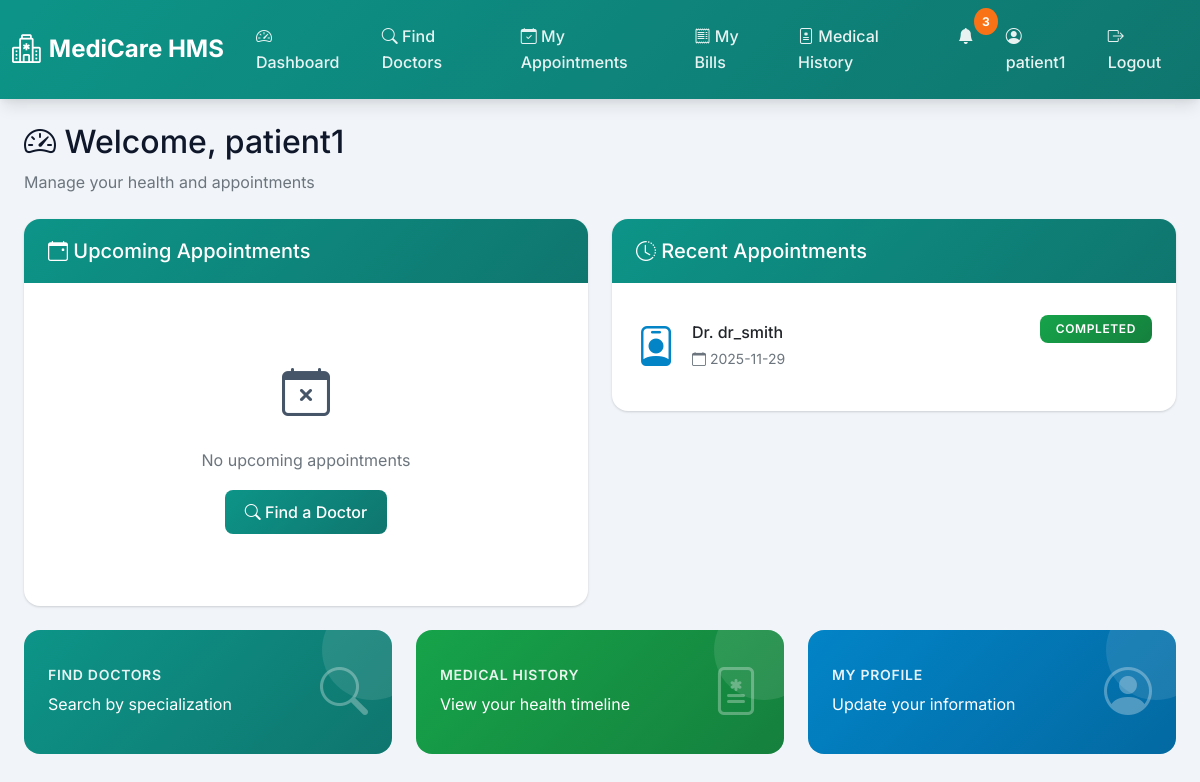
Screenshot of /patient/dashboard (signed in) with the database file from the repository.
### models.py (models this page shows, shortened)
class Appointment(db.Model):
    __tablename__ = 'appointments'
    id = db.Column(db.Integer, primary_key=True)
    doctor_id = db.Column(db.Integer, db.ForeignKey('doctors.id'), nullable=False)
    patient_id = db.Column(db.Integer, db.ForeignKey('patients.id'), nullable=False)
    appointment_date = db.Column(db.Date, nullable=False)
    appointment_time = db.Column(db.Time, nullable=False)
    status = db.Column(db.String(20), default='Booked')  # Booked, Completed, Cancelled
    created_at = db.Column(db.DateTime, default=datetime.utcnow)
    treatment = db.relationship('Treatment', backref='appointment', uselist=False, cascade='all, delete-orphan')
    rating = db.relationship('Rating', backref='appointment', uselist=False, cascade='all, delete-orphan')

class User(db.Model):
    __tablename__ = 'users'
    id = db.Column(db.Integer, primary_key=True)
    username = db.Column(db.String(80), unique=True, nullable=False)
    password_hash = db.Column(db.String(255), nullable=False)
    email = db.Column(db.String(120), unique=True, nullable=False)
    phone = db.Column(db.String(20))
    role = db.Column(db.String(20), nullable=False)  # admin, doctor, patient
    full_name = db.Column(db.String(150))
    date_of_birth = db.Column(db.Date)
    gender = db.Column(db.String(10))
    address = db.Column(db.Text)
    profile_image = db.Column(db.String(255))
    is_active = db.Column(db.Boolean, default=True)
    created_at = db.Column(db.DateTime, default=datetime.utcnow)
    last_login = db.Column(db.DateTime)

### routes/patient.py (the view)
@bp.route('/dashboard')
@role_required('patient')
def dashboard():
    patient = Patient.query.filter_by(user_id=session['user_id']).first()
    today = date.today()
    upcoming = Appointment.query.filter(
        Appointment.patient_id == patient.id,
        Appointment.appointment_date >= today
    ).filter(Appointment.status != 'Cancelled').order_by(Appointment.appointment_date).all()
    recent = Appointment.query.filter_by(patient_id=patient.id).order_by(
        Appointment.appointment_date.desc()
    ).limit(5).all()
    return render_template('patient/dashboard.html',
                         upcoming_appointments=upcoming,
                         recent_appointments=recent)

### app.py (called while the page is built)
@app.context_processor
def inject_notifications():
    if 'user_id' in session:
        from utils.notifications import get_unread_count
        return {'unread_count': get_unread_count(session['user_id'])}
    return {'unread_count': 0}

### utils/auth.py (called while the page is built)
def role_required(role):
    def decorator(f):
        @wraps(f)
        def decorated_function(*args, **kwargs):
            if 'user_id' not in session:
                flash('Please log in to access this page.', 'error')
                return redirect(url_for('shared.login'))
            if session.get('role') != role:
                flash('You do not have permission to access this page.', 'error')
                return redirect(url_for('shared.login'))
            return f(*args, **kwargs)
        return decorated_function
    return decorator

### utils/notifications.py (called while the page is built)
def get_unread_count(user_id):
    return Notification.query.filter_by(user_id=user_id, is_read=False).count()

### templates/patient/dashboard.html (shortened to what this page needs)
{% extends "base.html" %}
{% block content %}
<div class="container-fluid">
    <div class="mb-4">
        <h2><i class="bi bi-speedometer2"></i> Welcome, {{ session.username }}</h2>
        <p class="text-muted mb-0">Manage your health and appointments</p>
    </div>
    <div class="row g-4 mb-4">
        <div class="col-md-6">
            <div class="card">
                <div class="card-header bg-primary text-white">
                    <h5 class="mb-0"><i class="bi bi-calendar-event"></i> Upcoming Appointments</h5>
                </div>
                <div class="card-body">
                    {% if upcoming_appointments %}
                    <div class="list-group list-group-flush">
                        {% for appointment in upcoming_appointments %}
                        <div class="list-group-item px-0">
                            <div class="d-flex justify-content-between align-items-start mb-2">
                                <div class="d-flex align-items-center flex-grow-1">
                                    <i class="bi bi-person-badge me-3" style="font-size: 2.5rem; color: var(--primary-color);"></i>
                                    <div>
                                        <h6 class="mb-1">Dr. {{ appointment.doctor.user.username }}</h6>
                                        <span class="badge bg-primary mb-2">{{ appointment.doctor.specialization }}</span>
                                        <br>
                                        <small class="text-muted">
                                            <i class="bi bi-calendar"></i> {{ appointment.appointment_date }}
                                            | <i class="bi bi-clock"></i> {{ appointment.appointment_time.strftime('%H:%M') }}
                                        </small>
                                    </div>
                                </div>
                                <span class="badge bg-{{ 'success' if appointment.status == 'Completed' else 'warning' }}">
                                    {{ appointment.status }}
                                </span>
                            </div>
                        </div>
                        {% endfor %}
                    </div>
                    <div class="mt-3">
                        <a href="{{ url_for('patient.appointments') }}" class="btn btn-primary btn-sm w-100">
                            <i class="bi bi-calendar-check"></i> View All Appointments
                        </a>
                    </div>
                    {% else %}
                    <div class="text-center py-5">
                        <i class="bi bi-calendar-x" style="font-size: 3rem; color: var(--text-secondary);"></i>
                        <p class="text-muted mt-3 mb-3">No upcoming appointments</p>
                        <a href="{{ url_for('patient.search_doctors') }}" class="btn btn-primary">
                            <i class="bi bi-search"></i> Find a Doctor
                        </a>
                    </div>
                    {% endif %}
                </div>
            </div>
        </div>
        <div class="col-md-6">
            <div class="card">
                <div class="card-header bg-info text-white">
                    <h5 class="mb-0"><i class="bi bi-clock-history"></i> Recent Appointments</h5>
                </div>
                <div class="card-body">
                    {% if recent_appointments %}
                    <div class="list-group list-group-flush">
                        {% for appointment in recent_appointments %}
                        <div class="list-group-item px-0">
                            <div class="d-flex justify-content-between align-items-start">
                                <div class="d-flex align-items-center">
                                    <i class="bi bi-person-badge me-3" style="font-size: 2.5rem; color: var(--info-color);"></i>
                                    <div>
                                        <h6 class="mb-1">Dr. {{ appointment.doctor.user.username }}</h6>
                                        <small class="text-muted">
                                            <i class="bi bi-calendar"></i> {{ appointment.appointment_date }}
                                        </small>
                                    </div>
                                </div>
                                <span class="badge bg-{{ 'success' if appointment.status == 'Completed' else 'warning' if appointment.status == 'Booked' else 'secondary' }}">
                                    {{ appointment.status }}
                                </span>
                            </div>
                        </div>
                        {% endfor %}
                    </div>
                    {% else %}
                    <div class="text-center py-5">
                        <i class="bi bi-calendar-check" style="font-size: 3rem; color: var(--text-secondary);"></i>
                        <p class="text-muted mt-3">No appointment history</p>
                    </div>
                    {% endif %}
                </div>
            </div>
        </div>
    </div>
    <div class="row g-4">
        <div class="col-md-4">
            <a href="{{ url_for('patient.search_doctors') }}" class="text-decoration-none">
                <div class="stat-card stat-card-primary">
                    <div class="d-flex justify-content-between align-items-center">
                        <div>
                            <h5>Find Doctors</h5>
                            <p class="mb-0">Search by specialization</p>
                        </div>
                        <i class="bi bi-search" style="font-size: 3rem; opacity: 0.3;"></i>
                    </div>
                </div>
            </a>
        </div>
        <div class="col-md-4">
            <a href="{{ url_for('patient.medical_history') }}" class="text-decoration-none">
                <div class="stat-card stat-card-success">
                    <div class="d-flex justify-content-between align-items-center">
                        <div>
                            <h5>Medical History</h5>
                            <p class="mb-0">View your health timeline</p>
                        </div>
                        <i class="bi bi-file-medical" style="font-size: 3rem; opacity: 0.3;"></i>
                    </div>
                </div>
            </a>
        </div>
        <div class="col-md-4">
            <a href="{{ url_for('shared.profile') }}" class="text-decoration-none">
                <div class="stat-card stat-card-info">
                    <div class="d-flex justify-content-between align-items-center">
                        <div>
                            <h5>My Profile</h5>
                            <p class="mb-0">Update your information</p>
                        </div>
                        <i class="bi bi-person-circle" style="font-size: 3rem; opacity: 0.3;"></i>
                    </div>
                </div>
            </a>
        </div>
    </div>
</div>
{% endblock %}

### static/css/style.css (style rules this page uses)
:root { --primary-color: #0d9488; --primary-dark: #0f766e; --primary-light: #14b8a6; --secondary-color: #7c3aed; --secondary-dark: #6d28d9; --accent-color: #f97316; --danger-color: #dc2626; --warning-color: #eab308; --success-color: #16a34a; --info-color: #0284c7; --dark-bg: #0f172a; --light-bg: #f1f5f9; --card-bg: #ffffff; --text-primary: #0f172a; --text-secondary: #475569; --border-color: #cbd5e1; --shadow: 0 1px 3px 0 rgba(0, 0, 0, 0.1), 0 1px 2px 0 rgba(0, 0, 0, 0.06); --shadow-lg: 0 10px 15px -3px rgba(0, 0, 0, 0.1), 0 4px 6px -2px rgba(0, 0, 0, 0.05); --medical-teal: #0d9488; --medical-purple: #7c3aed; --medical-orange: #f97316; }
* { margin: 0; padding: 0; box-sizing: border-box; }
body { font-family: 'Inter', -apple-system, BlinkMacSystemFont, 'Segoe UI', Roboto, sans-serif; background-color: var(--light-bg); color: var(--text-primary); line-height: 1.6; }
.card { border: none; border-radius: 1rem; box-shadow: var(--shadow); transition: transform 0.3s ease, box-shadow 0.3s ease; background-color: var(--card-bg); }
.card-header { background: linear-gradient(135deg, var(--medical-teal) 0%, var(--primary-dark) 100%); color: white; border: none; border-radius: 1rem 1rem 0 0 !important; padding: 1.25rem 1.5rem; font-weight: 600; }
.card-body { padding: 1.5rem; }
.stat-card { border-radius: 1rem; padding: 1.5rem; color: white; position: relative; overflow: hidden; }
.stat-card::before { content: ''; position: absolute; top: 0; right: 0; width: 100px; height: 100px; background: rgba(255, 255, 255, 0.1); border-radius: 50%; transform: translate(30%, -30%); }
.stat-card-primary { background: linear-gradient(135deg, #0d9488 0%, #0f766e 100%); }
.stat-card-success { background: linear-gradient(135deg, #16a34a 0%, #15803d 100%); }
.stat-card-info { background: linear-gradient(135deg, #0284c7 0%, #0369a1 100%); }
.stat-card h5 { font-size: 0.875rem; font-weight: 600; text-transform: uppercase; letter-spacing: 0.05em; opacity: 0.9; }
.btn { border-radius: 0.5rem; padding: 0.625rem 1.25rem; font-weight: 500; transition: all 0.3s ease; border: none; }
.btn-primary { background: linear-gradient(135deg, var(--medical-teal) 0%, var(--primary-dark) 100%); }
.badge { padding: 0.5rem 1rem; border-radius: 0.5rem; font-weight: 600; font-size: 0.75rem; text-transform: uppercase; letter-spacing: 0.05em; }
.badge.bg-success { background: linear-gradient(135deg, var(--success-color) 0%, #15803d 100%) !important; }
* { transition: background-color 0.2s ease, color 0.2s ease; }

### rows the page displays
Appointment: doctor.user.username "dr_smith", appointment_date "2025-11-29", status "COMPLETED"

### other values shown
{{ unread_count }} "3"
{{ session.username }} "patient1"
